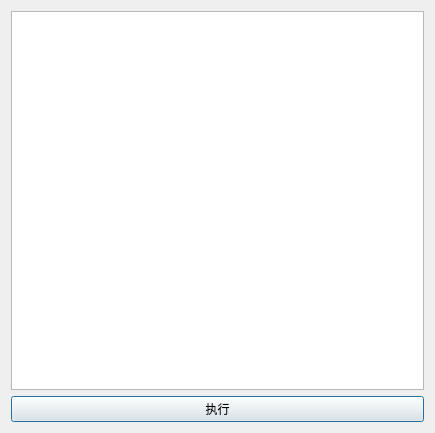
<?xml version="1.0" encoding="UTF-8"?>
<ui version="4.0">
 <class>VerifyDialog</class>
 <widget class="QDialog" name="VerifyDialog">
  <property name="geometry">
   <rect>
    <x>0</x>
    <y>0</y>
    <width>435</width>
    <height>433</height>
   </rect>
  </property>
  <property name="windowTitle">
   <string>Dialog</string>
  </property>
  <layout class="QVBoxLayout" name="verticalLayout">
   <item>
    <widget class="QTextBrowser" name="txtMain"/>
   </item>
   <item>
    <widget class="QPushButton" name="btnConfirm">
     <property name="text">
      <string>执行</string>
     </property>
    </widget>
   </item>
  </layout>
 </widget>
 <resources/>
 <connections/>
</ui>
